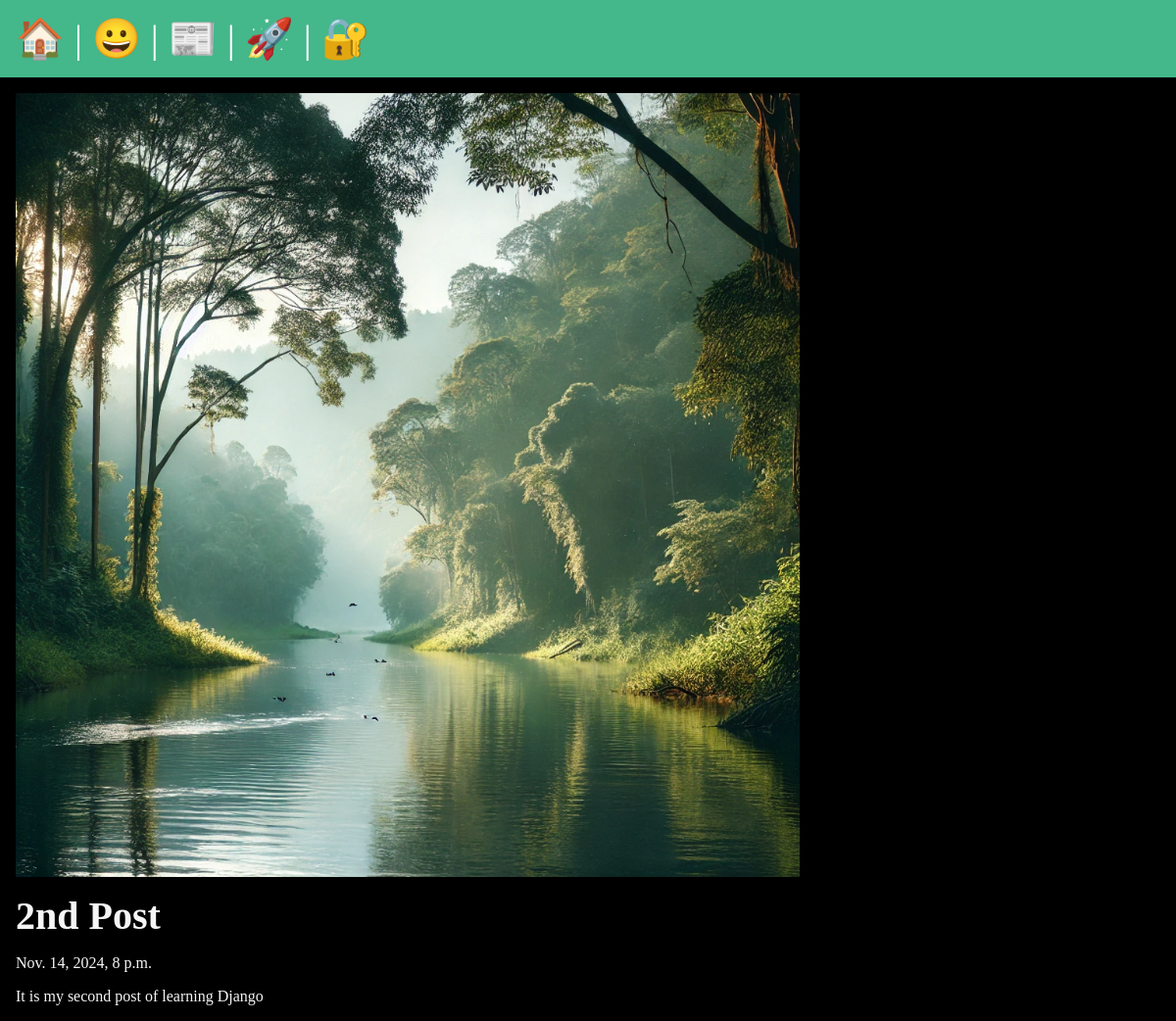
/posts/my-second-post, run on the app's committed database.
### posts/models.py (models this page shows, shortened)
class Post(models.Model):
    title = models.CharField(max_length=75)
    body = models.TextField()
    slug = models.SlugField()
    date = models.DateTimeField(auto_now_add=True)
    banner = models.ImageField(default='fallback.jpeg', blank=True)

### posts/views.py (the view)
# urls.py: path('<slug:slug>', views.posts_page, name='page'),
def posts_page(request, slug):
    posts = Post.objects.get(slug=slug)
    return render(request, 'posts/post_page.html', {'post': posts})

### posts/templates/posts/post_page.html (shortened to what this page needs)
{% extends 'layout.html' %}
{% block content %}
    <section>
        <img
            class="banner"
            src="{{ post.banner.url }}"
            alt="{{ post.title }}"
        >
        <h1>{{ post.title }}</h1>
        <p>{{ post.date }}</p>
        <p>{{ post.body }}</p>
    </section>
{% endblock %}

### data on the page
Post: banner (picture), title "2nd Post", date "Nov. 14, 2024, 8 p.m.", body "It is my second post of learning Django"
